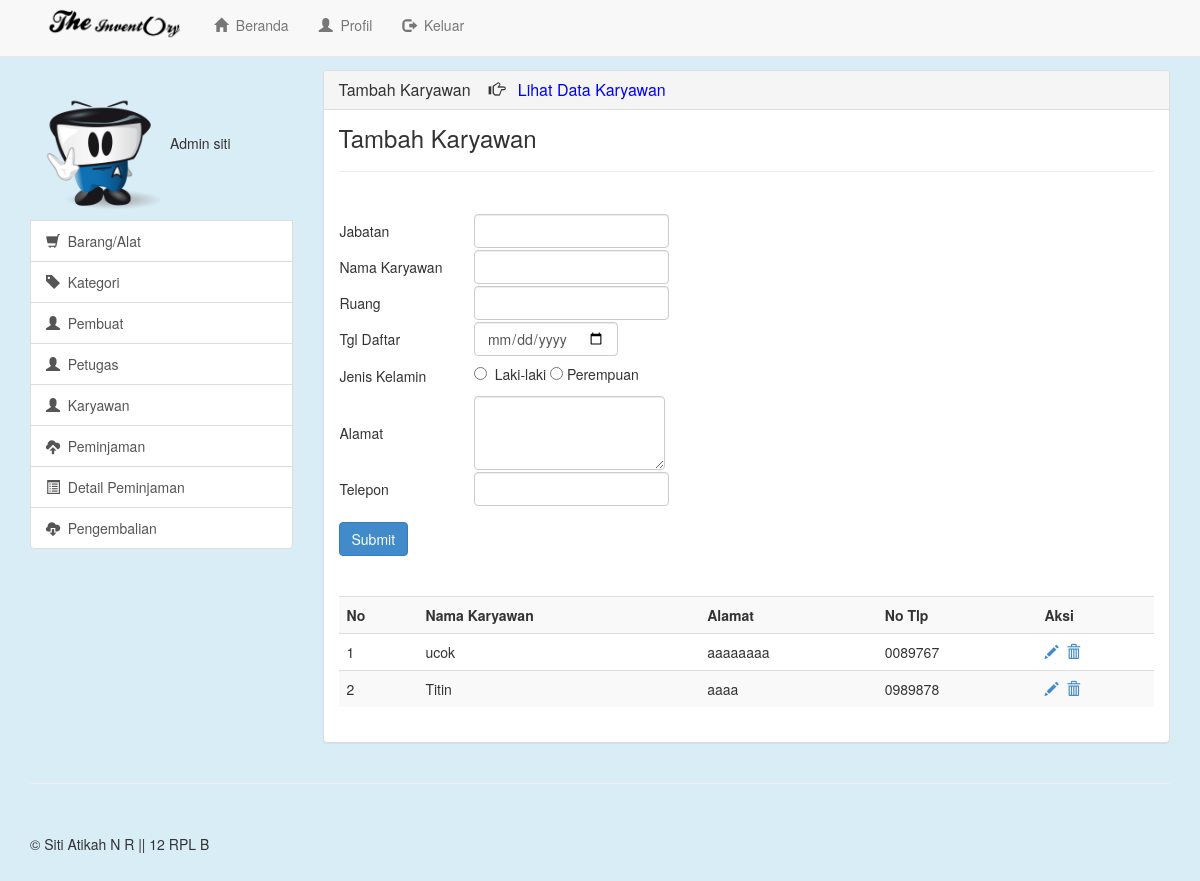
Screenshot of /view/Karyawan (signed in) with the database file from the repository.
### tables this page shows
CREATE TABLE IF NOT EXISTS `karyawan` (
  `kd_karyawan` int(11) NOT NULL AUTO_INCREMENT,
  `status` varchar(100) NOT NULL,
  `nama_karyawan` varchar(100) NOT NULL,
  `ruang` varchar(100) NOT NULL,
  `tgl_daftar` date NOT NULL,
  `jenis_kelamin` enum('L','P') NOT NULL,
  `alamat` varchar(200) NOT NULL,
  `tlp` char(12) NOT NULL,
  PRIMARY KEY (`kd_karyawan`)
);

### view/karyawan.php (the view, shortened to what this page needs)
<?php
if(empty($_SESSION['username'])){
  header("location:Login");
}
else{
?>
<!DOCTYPE html>
<html lang="en">
  <head>
    <link href="../css/bootstrap.min.css" rel="stylesheet">
    <link href="../css/offcanvas.css" rel="stylesheet">
    <link href="../css/style.css" rel="stylesheet">
  </head>
  <body>
    <div class="navbar navbar-default navbar-fixed-top" role="navigation">
      <div class="container" >
        <div class="col-md-8">
        <div class="navbar-header">
          <a class="navbar-brand" href="Beranda"><img src="../image/logo.png" class="logo"></a>
        </div>
        <div class="navbar-collapse collapse">
          <ul class="nav navbar-nav">
            <li><a href="Beranda"><span class="glyphicon glyphicon-home"></span>&nbsp&nbspBeranda</a></li>
            <li><a href="Profil"><span class="glyphicon glyphicon-user"></span>&nbsp&nbspProfil</a></li>
            <li><a href="../lib/logout.php"><span class="glyphicon glyphicon-log-out"></span>&nbsp&nbspKeluar</a></li>
          </ul>
        </div>
      </div>
      </div>
    </div>
    <div class="container">
      <div class="row row-offcanvas row-offcanvas-right">
        <div class="col-xs-6 col-sm-3 sidebar-offcanvas" id="sidebar" role="navigation">
           <div class="list-group">
            <?php
                if($_SESSION['level']==1){
                  echo"<img class='foto' src='../image/2.png' alt='Generic placeholder image'''>Admin $_SESSION[username]";
                }
                else{
                  echo"<img class='foto' src='../image/1.png' alt='Generic placeholder image'''>Petugas  $_SESSION[username]";
                }
            ?>
            <a href="Barang" class="list-group-item"><span class="glyphicon glyphicon-shopping-cart"></span>&nbsp&nbspBarang/Alat</a>
            <a href="Kategori" class="list-group-item"><span class="glyphicon glyphicon-tag"></span>&nbsp&nbspKategori</a>
            <a href="Pembuat" class="list-group-item"><span class="glyphicon glyphicon-user"></span>&nbsp&nbspPembuat</a>
            <?php
            if($_SESSION['level']==1){
              echo"<a href='Petugas' class='list-group-item'><span class='glyphicon glyphicon-user'></span>&nbsp&nbspPetugas</a>";
            }
            else{
              echo"";
            }
            ?>
            <a href="Karyawan" class="list-group-item"><span class="glyphicon glyphicon-user"></span>&nbsp&nbspKaryawan</a>
            <a href="Peminjaman" class="list-group-item"><span class="glyphicon glyphicon-cloud-upload"></span>&nbsp&nbspPeminjaman</a>
            <a href="Detail_Peminjaman" class="list-group-item"><span class="glyphicon glyphicon-list-alt"></span>&nbsp&nbspDetail Peminjaman</a>
            <a href="Pengembalian" class="list-group-item"><span class="glyphicon glyphicon-cloud-download"></span>&nbsp&nbspPengembalian</a>
          </div>
        </div>
        <div class="col-xs-12 col-sm-9">
          <div class="panel panel-default">
            <div class="panel-heading">
              <h3 class="panel-title">
              Tambah Karyawan &nbsp&nbsp&nbsp<span class="glyphicon glyphicon-hand-right"></span>&nbsp&nbsp&nbsp<a href="Data_Karyawan" style="text-decoration:none; color:blue;">Lihat Data Karyawan</a>
              </h3>
            </div>
            <div class="panel-body">
              <h3 style="margin:0px; padding:0px;">Tambah Karyawan</h3><hr>
              <form role="form" action="../lib/karyawan.php" method="post">
                <div class="form-group">
                  <table border="0" cellpadding="1" cellspacing="2" width="550">
                  <td height="19" colspan="2" align="center" valign="middle">
                  <tr><td width="50"></td>
                  <td width="100">
                  <tr><td>Jabatan</td><td><input type="text" name="status" class="form-control" required></td></tr>
                  <tr><td>Nama Karyawan</td><td><input type="text" name="nama" class="form-control" ></td></tr>
                  <tr><td>Ruang</td><td><input type="text" name="ruang" class="form-control" ></td></tr>
                  <tr><td>Tgl Daftar</td><td><input type="date" name="tgl" class="form-control" placeholder="yyyy-MM-dd"  ></td></tr>
                  <tr><td>Jenis Kelamin</td><td>
                  <p style="margin-top:5px;"><input type="radio" name="jenis_kelamin" value="L" > &nbspLaki-laki
                  <input type="radio" name="jenis_kelamin" value="P" required>&nbspPerempuan</p></td></tr>
                  <tr><td>Alamat</td><td><textarea name="alamat" class="form-control" rows="3" ></textarea></td></tr>
                  <tr><td>Telepon</td><td><input type="text" name="tlp" class="form-control" ></td></tr>
                  </table>
                </div>
                  <button type="submit" class="btn btn-primary">Submit</button>
              </form>
              <br><br>
              <table class="table table-striped">
                <tr><th>No</th><th>Nama Karyawan</th><th>Alamat</th><th>No Tlp</th><th>Aksi</th></tr>
                          <?php
                            $a=mysql_query("select * from karyawan order by kd_karyawan DESC limit 5");
                            $no=1;
                            while($b=mysql_fetch_array($a)){
                              echo"
                                    <tr>
                                    <td>$no</td>
                                    <td>$b[nama_karyawan]</td>
                                    <td>$b[alamat]</td>
                                    <td>$b[tlp]</td>
                                    <td>
                                    <a href='Edit_Karyawan?id=$b[kd_karyawan]'><span class='glyphicon glyphicon-pencil'></span></a>&nbsp
                                    <a href='../lib/hapus.php?lib=karyawan&id=$b[kd_karyawan]'><span class='glyphicon glyphicon-trash'></span></a>
                              ";
                              $no++;
                            }
                          ?>
                </td>
                </tr>
              </table>
            </div>
          </div>
        </div>
      </div>
      <hr>
      <footer>
        <p>&copy; Siti Atikah N R || 12 RPL B</p>
      </footer>
    </div>
  </body>
</html>
<?php } ?>

### css/offcanvas.css (style rules this page uses)
html, body { overflow-x: hidden; }
body { padding-top: 70px; }
footer { padding: 30px 0; }

### css/style.css (style rules this page uses)
body { background-color: #d9edf7; }
.foto { max-width: none; height:140px; width:140px; margin-top:10px; }
.logo { height:35px; margin-top:-10px; }

### rows the page displays
karyawan: nama_karyawan "ucok", alamat "aaaaaaaa", tlp "0089767"
karyawan: nama_karyawan "Titin", alamat "aaaa", tlp "0989878"

### other values shown
$_SESSION[username] "siti"
